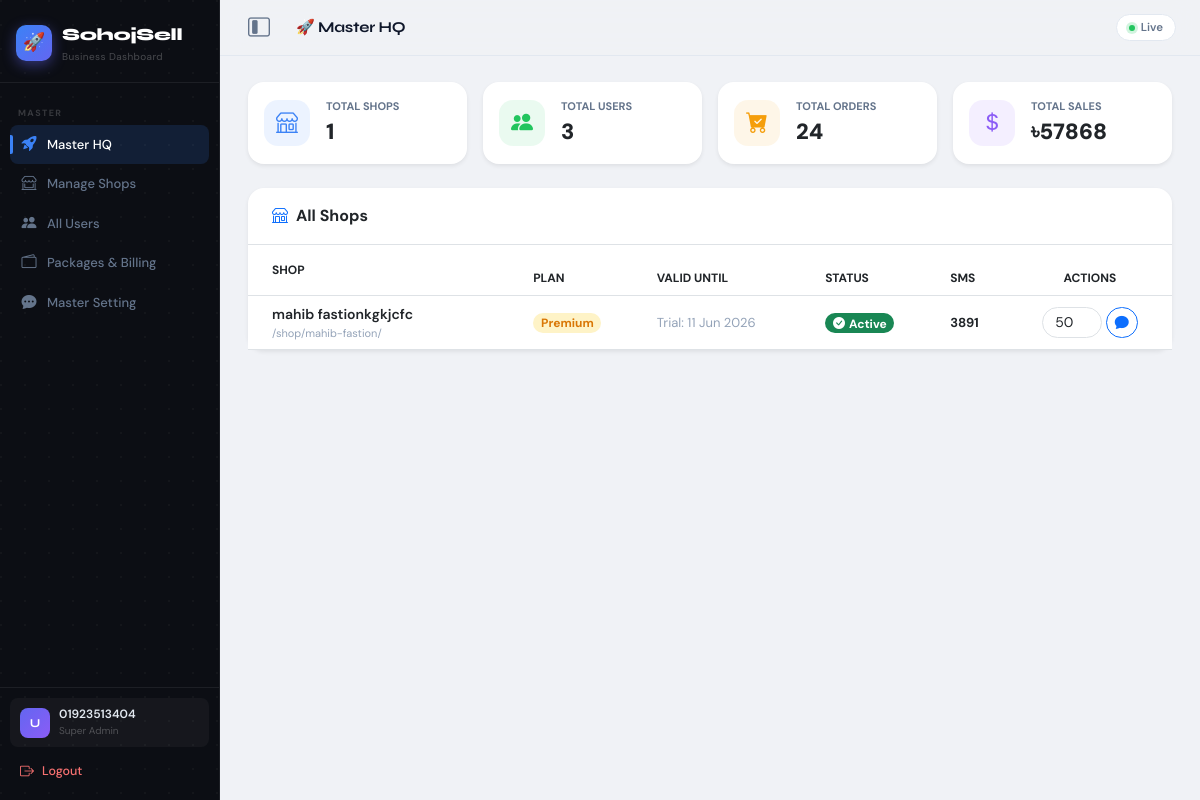
/saas-master/ (signed in), run on the app's committed database.
### accounts/models.py (models this page shows, shortened)
class User(AbstractBaseUser, PermissionsMixin):
    phone_number = models.CharField(max_length=15, unique=True, verbose_name='Phone Number')
    name = models.CharField(max_length=100, blank=True, null=True, verbose_name='Full Name')
    is_active = models.BooleanField(default=True)
    is_staff = models.BooleanField(default=False)
    date_joined = models.DateTimeField(auto_now_add=True)
    objects = UserManager()
    USERNAME_FIELD = 'phone_number'
    REQUIRED_FIELDS = []

### store/models.py (models this page shows, shortened)
class Shop(models.Model):
    user = models.OneToOneField(settings.AUTH_USER_MODEL, on_delete=models.CASCADE, related_name='shop')
    name = models.CharField(max_length=200)
    slug = models.SlugField(max_length=100, unique=True, blank=True, null=True)
    custom_domain = models.CharField(max_length=255, blank=True, null=True, unique=True, help_text='e.g. www.myanshop.com')
    facebook_page_url = models.URLField(max_length=255, blank=True, null=True)
    instagram_link = models.URLField(max_length=255, blank=True, null=True)
    youtube_link = models.URLField(max_length=255, blank=True, null=True)
    privacy_policy = models.TextField(blank=True, null=True, help_text="আপনার স্টোরের প্রাইভেসি পলিসি লিখুন")
    return_policy = models.TextField(blank=True, null=True, help_text="আপনার স্টোরের রিটার্ন পলিসি লিখুন")
    phone = models.CharField(max_length=20, blank=True, null=True)
    address = models.TextField(blank=True, null=True)
    logo = models.ImageField(upload_to='shop_logos/', blank=True, null=True)
    store_tagline = models.CharField(max_length=200, blank=True, null=True, help_text='e.g. Fast Delivery | Best Quality')
    store_banner_color = models.CharField(max_length=7, default='#0d6efd', help_text='Hex color for store banner')
    steadfast_api_key = models.CharField(max_length=255, blank=True, null=True)
    steadfast_secret_key = models.CharField(max_length=255, blank=True, null=True)
    pathao_store_id = models.CharField(max_length=255, blank=True, null=True)
    pathao_access_token = models.TextField(blank=True, null=True)
    redx_access_token = models.TextField(blank=True, null=True)
    sms_api_key = models.CharField(max_length=255, blank=True, null=True)
    sms_balance = models.IntegerField(default=0)
    is_sms_active = models.BooleanField(default=True, help_text="Turn on/off SMS sending")
    PLAN_CHOICES = (
        ('Free', 'Free (Trial)'),
        ('Basic', 'Basic'),
        ('Standard', 'Standard'),
        ('Premium', 'Premium'),
    )
    subscription_plan = models.CharField(max_length=20, choices=PLAN_CHOICES, default='Free')
    created_at = models.DateTimeField(auto_now_add=True)
    trial_ends_at = models.DateTimeField(default=get_trial_end_date)
    valid_until = models.DateField(null=True, blank=True, help_text='Plan valid until this date')
    is_locked = models.BooleanField(default=False, help_text='Account locked due to expired subscription')
    is_paid = models.BooleanField(default=False)

### store/views.py (the view)
# urls.py: path('saas-master/', views.master_dashboard, name='master_dashboard'),
@login_required(login_url='/accounts/login/')
def master_dashboard(request):
    if not request.user.is_superuser:
        messages.error(request, "Access Denied!")
        return redirect('order_list')
    from django.contrib.auth import get_user_model
    User = get_user_model()
    total_shops = Shop.objects.count()
    total_users = User.objects.count()
    total_orders = Order.objects.count()
    total_sales = Order.objects.filter(
        status__in=['Delivered', 'Shipped', 'Pending']
    ).aggregate(Sum('total_amount'))['total_amount__sum'] or 0
    recent_shops = Shop.objects.all().order_by('-id')[:10]
    from .models import PaymentRequest
    pending_payments = PaymentRequest.objects.filter(status='Pending').select_related('shop').order_by('-created_at')
    recent_payments = PaymentRequest.objects.filter(status='Approved').select_related('shop').order_by('-created_at')[:10]
    locked_shops = Shop.objects.filter(is_locked=True).order_by('-id')
    return render(request, 'store/master_dashboard.html', {
        'total_shops': total_shops, 'total_users': total_users,
        'total_platform_orders': total_orders, 'total_sales_volume': total_sales,
        'recent_shops': recent_shops,
        'pending_payments': pending_payments,
        'recent_payments': recent_payments,
        'locked_shops': locked_shops,
    })

### store/templates/store/master_dashboard.html (shortened to what this page needs)
{% extends 'store/base.html' %}
{% block page_title %}🚀 Master HQ{% endblock %}
{% block content %}
<div class="row g-3 mb-4">
  {% for label, value, icon, color in stats_list %}
  <div class="col-6 col-md-3">
    <div class="card border-0 shadow-sm rounded-4 p-3">
      <div class="d-flex align-items-center gap-3">
        <div style="width:46px;height:46px;border-radius:14px;background:{{ color }}18;display:flex;align-items:center;justify-content:center;font-size:22px;">
          <i class="bi bi-{{ icon }}" style="color:{{ color }};"></i>
        </div>
        <div>
          <div style="font-size:11px;color:#64748b;font-weight:700;text-transform:uppercase;letter-spacing:.5px;">{{ label }}</div>
          <div style="font-size:22px;font-weight:900;color:#0f172a;">{{ value }}</div>
        </div>
      </div>
    </div>
  </div>
  {% empty %}
  <div class="col-6 col-md-3">
    <div class="card border-0 shadow-sm rounded-4 p-3">
      <div class="d-flex align-items-center gap-3">
        <div style="width:46px;height:46px;border-radius:14px;background:#3b82f618;display:flex;align-items:center;justify-content:center;font-size:22px;">
          <i class="bi bi-shop" style="color:#3b82f6;"></i>
        </div>
        <div>
          <div style="font-size:11px;color:#64748b;font-weight:700;">TOTAL SHOPS</div>
          <div style="font-size:22px;font-weight:900;">{{ total_shops }}</div>
        </div>
      </div>
    </div>
  </div>
  <div class="col-6 col-md-3">
    <div class="card border-0 shadow-sm rounded-4 p-3">
      <div class="d-flex align-items-center gap-3">
        <div style="width:46px;height:46px;border-radius:14px;background:#22c55e18;display:flex;align-items:center;justify-content:center;font-size:22px;">
          <i class="bi bi-people-fill" style="color:#22c55e;"></i>
        </div>
        <div>
          <div style="font-size:11px;color:#64748b;font-weight:700;">TOTAL USERS</div>
          <div style="font-size:22px;font-weight:900;">{{ total_users }}</div>
        </div>
      </div>
    </div>
  </div>
  <div class="col-6 col-md-3">
    <div class="card border-0 shadow-sm rounded-4 p-3">
      <div class="d-flex align-items-center gap-3">
        <div style="width:46px;height:46px;border-radius:14px;background:#f59e0b18;display:flex;align-items:center;justify-content:center;font-size:22px;">
          <i class="bi bi-cart-check-fill" style="color:#f59e0b;"></i>
        </div>
        <div>
          <div style="font-size:11px;color:#64748b;font-weight:700;">TOTAL ORDERS</div>
          <div style="font-size:22px;font-weight:900;">{{ total_platform_orders }}</div>
        </div>
      </div>
    </div>
  </div>
  <div class="col-6 col-md-3">
    <div class="card border-0 shadow-sm rounded-4 p-3">
      <div class="d-flex align-items-center gap-3">
        <div style="width:46px;height:46px;border-radius:14px;background:#8b5cf618;display:flex;align-items:center;justify-content:center;font-size:22px;">
          <i class="bi bi-currency-dollar" style="color:#8b5cf6;"></i>
        </div>
        <div>
          <div style="font-size:11px;color:#64748b;font-weight:700;">TOTAL SALES</div>
          <div style="font-size:22px;font-weight:900;">৳{{ total_sales_volume|floatformat:0 }}</div>
        </div>
      </div>
    </div>
  </div>
  {% endfor %}
</div>
<div class="card border-0 shadow-sm rounded-4">
  <div class="card-body p-0">
    <div class="px-4 py-3 border-bottom d-flex align-items-center justify-content-between">
      <div class="d-flex align-items-center gap-2">
        <i class="bi bi-shop text-primary"></i>
        <span class="fw-bold">All Shops</span>
      </div>
    </div>
    <div class="table-responsive">
      <table class="table table-hover align-middle mb-0">
        <thead style="background:#f8fafc;">
          <tr style="font-size:12px;color:#64748b;font-weight:700;text-transform:uppercase;">
            <th class="px-4 py-3">Shop</th>
            <th>Plan</th>
            <th>Valid Until</th>
            <th>Status</th>
            <th>SMS</th>
            <th class="text-center">Actions</th>
          </tr>
        </thead>
        <tbody>
          {% for shop in recent_shops %}
          <tr>
            <td class="px-4">
              <div class="fw-semibold" style="font-size:14px;">{{ shop.name }}</div>
              <div style="font-size:11px;color:#94a3b8;">/shop/{{ shop.slug }}/</div>
            </td>
            <td>
              <span class="badge rounded-pill" style="
                {% if shop.subscription_plan == 'Premium' %}background:#fef3c7;color:#d97706;
                {% elif shop.subscription_plan == 'Standard' %}background:#e8f0fe;color:#1a73e8;
                {% elif shop.subscription_plan == 'Basic' %}background:#f0fdf4;color:#16a34a;
                {% else %}background:#f1f5f9;color:#475569;{% endif %}
                font-weight:700;">{{ shop.subscription_plan }}</span>
            </td>
            <td style="font-size:13px;">
              {% if shop.valid_until %}
                {% if shop.days_remaining > 7 %}
                <span class="text-success fw-semibold">{{ shop.valid_until|date:"d M Y" }}</span>
                {% elif shop.days_remaining > 0 %}
                <span class="text-warning fw-semibold">{{ shop.valid_until|date:"d M Y" }} ⚠️</span>
                {% else %}
                <span class="text-danger fw-semibold">Expired</span>
                {% endif %}
              {% else %}
              <span style="color:#94a3b8;">Trial: {{ shop.trial_ends_at|date:"d M Y" }}</span>
              {% endif %}
            </td>
            <td>
              {% if shop.is_locked %}
              <span class="badge bg-danger rounded-pill"><i class="bi bi-lock-fill me-1"></i>Locked</span>
              {% else %}
              <span class="badge bg-success rounded-pill"><i class="bi bi-check-circle-fill me-1"></i>Active</span>
              {% endif %}
            </td>
            <td style="font-size:13px;font-weight:700;">{{ shop.sms_balance }}</td>
            <td class="text-center">
              <form method="POST" action="{% url 'recharge_sms' %}" class="d-inline">
                <div class="d-flex align-items-center gap-1 justify-content-center">
                  <input type="number" name="amount" value="50" min="1"
                    class="form-control form-control-sm rounded-pill text-center" style="width:60px;">
                  <button type="submit" class="btn btn-sm btn-outline-primary rounded-pill" title="Recharge SMS">
                    <i class="bi bi-chat-fill"></i>
                  </button>
                </div>
              </form>
            </td>
          </tr>
          {% empty %}
          <tr><td colspan="6" class="text-center py-4 text-muted">No shops yet</td></tr>
          {% endfor %}
        </tbody>
      </table>
    </div>
  </div>
</div>
{% endblock %}

### store/templates/store/base.html (shortened to what this page needs)
<!DOCTYPE html>
<html lang="en">
<head>
    <link href="https://cdn.jsdelivr.net/npm/bootstrap@5.3.0/dist/css/bootstrap.min.css" rel="stylesheet">
    <link rel="stylesheet" href="https://cdn.jsdelivr.net/npm/bootstrap-icons@1.10.5/font/bootstrap-icons.css">
</head>
<body>
<div class="app-shell">
  <aside class="sidebar" id="sidebar">
    <div class="sb-logo">
      <div class="sb-logo-row">
        <div class="sb-logo-icon">🚀</div>
        <div>
          <div class="sb-logo-text">SohojSell</div>
          <div class="sb-logo-sub">Business Dashboard</div>
        </div>
      </div>
    </div>
    <nav class="sb-nav">
      {% if request.user.is_superuser %}
        <div class="sb-label">Master</div>
        <a href="{% url 'master_dashboard' %}" class="sb-link {% if '/saas-master/' in request.path %}active{% endif %}">
          <i class="bi bi-rocket-takeoff-fill"></i> <span class="sb-text-hide">Master HQ</span>
        </a>
        <a href="{% url 'manage_shops' %}" class="sb-link"><i class="bi bi-shop-window"></i> <span class="sb-text-hide">Manage Shops</span></a>
        <a href="{% url 'all_users' %}" class="sb-link"><i class="bi bi-people-fill"></i> <span class="sb-text-hide">All Users</span></a>
        <a href="{% url 'master_billing' %}" class="sb-link"><i class="bi bi-wallet2"></i> <span class="sb-text-hide">Packages & Billing</span></a>
        <a href="{% url 'master_settings' %}" class="sb-link"><i class="bi bi-chat-dots-fill"></i> <span class="sb-text-hide">Master Setting</span></a>
      {% endif %}
    </nav>
    <div class="sb-bottom">
      <div class="sb-user">
        <div class="sb-avatar">{{ request.user.name|default:"U"|first|upper }}</div>
        <div>
          <div class="sb-u-name">{{ request.user.name|default:request.user.phone_number }}</div>
          <div class="sb-u-role">
            {% if request.user.is_superuser %}Super Admin
            {% elif request.user.is_shop_staff %}Staff
            {% else %}Shop Owner{% endif %}
          </div>
        </div>
      </div>
      <a href="{% url 'logout' %}" class="sb-logout">
        <i class="bi bi-box-arrow-right"></i> <span class="sb-text-hide">Logout</span>
      </a>
    </div>
  </aside>
  <div class="main-area">
    <div class="topbar">
      <button class="desktop-toggle" onclick="toggleDesktopSidebar()" aria-label="Toggle Sidebar" title="Minimize Sidebar">
        <i class="bi bi-layout-sidebar-inset"></i>
      </button>
      <div class="topbar-title">{% block page_title %}Dashboard{% endblock %}</div>
      <div class="topbar-right">
        <div class="live-pill">
          <span class="live-dot"></span> Live
        </div>
      </div>
    </div>
    <div class="page-content">
      {% block content %}{% endblock %}
    </div>
  </div>
</div>
</body>
</html>

### data on the page
User: user.name|first "U", user.name "01923513404"
Shop: name "mahib fastionkgkjcfc", slug "mahib-fastion", subscription_plan "Premium", trial_ends_at "11 Jun 2026", is_locked False (drawn), sms_balance "3891"

### other printed values
{{ total_shops }} "1"
{{ total_users }} "3"
{{ total_platform_orders }} "24"
{{ total_sales_volume|floatformat:0 }} "57868"
